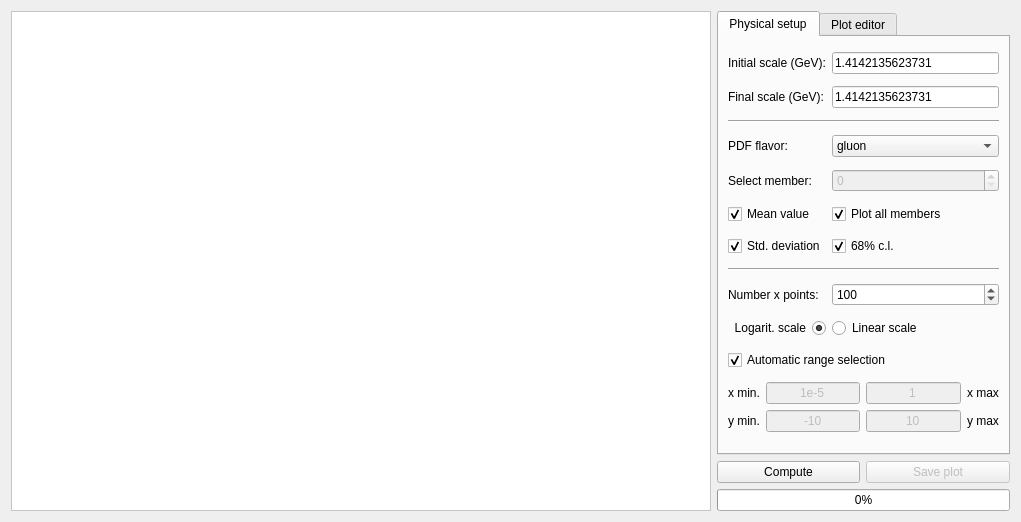
<?xml version="1.0" encoding="UTF-8"?>
<ui version="4.0">
 <class>PlotMembers</class>
 <widget class="QWidget" name="PlotMembers">
  <property name="geometry">
   <rect>
    <x>0</x>
    <y>0</y>
    <width>1021</width>
    <height>519</height>
   </rect>
  </property>
  <property name="windowTitle">
   <string>Plot PDF members</string>
  </property>
  <property name="windowIcon">
   <iconset resource="../resources/resource.qrc">
    <normaloff>:/icons/logo.png</normaloff>:/icons/logo.png</iconset>
  </property>
  <layout class="QGridLayout" name="gridLayout">
   <item row="0" column="0" rowspan="3">
    <widget class="QGraphicsView" name="graphicsView">
     <property name="minimumSize">
      <size>
       <width>700</width>
       <height>500</height>
      </size>
     </property>
     <property name="styleSheet">
      <string notr="true">background-image: url(:/images/splash.png);
background-repeat: no;
background-position: center;
background-color: rgb(255, 255, 255);</string>
     </property>
    </widget>
   </item>
   <item row="0" column="1" colspan="2">
    <widget class="QTabWidget" name="tabWidget">
     <property name="currentIndex">
      <number>0</number>
     </property>
     <widget class="QWidget" name="tab">
      <attribute name="title">
       <string>Physical setup</string>
      </attribute>
      <layout class="QGridLayout" name="gridLayout_3">
       <item row="7" column="0" colspan="2">
        <widget class="Line" name="line_2">
         <property name="orientation">
          <enum>Qt::Horizontal</enum>
         </property>
        </widget>
       </item>
       <item row="4" column="1">
        <widget class="QSpinBox" name="setmember">
         <property name="enabled">
          <bool>false</bool>
         </property>
         <property name="maximum">
          <number>1000</number>
         </property>
        </widget>
       </item>
       <item row="10" column="0" colspan="2">
        <widget class="QCheckBox" name="automaticrange">
         <property name="layoutDirection">
          <enum>Qt::LeftToRight</enum>
         </property>
         <property name="text">
          <string>Automatic range selection</string>
         </property>
         <property name="checked">
          <bool>true</bool>
         </property>
        </widget>
       </item>
       <item row="6" column="0">
        <widget class="QCheckBox" name="stddev">
         <property name="text">
          <string>Std. deviation</string>
         </property>
         <property name="checked">
          <bool>true</bool>
         </property>
        </widget>
       </item>
       <item row="6" column="1">
        <widget class="QCheckBox" name="cl">
         <property name="text">
          <string>68% c.l.</string>
         </property>
         <property name="checked">
          <bool>true</bool>
         </property>
        </widget>
       </item>
       <item row="9" column="1">
        <widget class="QRadioButton" name="lin">
         <property name="layoutDirection">
          <enum>Qt::LeftToRight</enum>
         </property>
         <property name="text">
          <string>Linear scale</string>
         </property>
        </widget>
       </item>
       <item row="11" column="0" colspan="2">
        <layout class="QGridLayout" name="gridLayout_2">
         <item row="0" column="0">
          <widget class="QLabel" name="label_5">
           <property name="text">
            <string>x min.</string>
           </property>
          </widget>
         </item>
         <item row="0" column="1">
          <widget class="QLineEdit" name="xmin">
           <property name="enabled">
            <bool>false</bool>
           </property>
           <property name="text">
            <string>1e-5</string>
           </property>
           <property name="alignment">
            <set>Qt::AlignCenter</set>
           </property>
          </widget>
         </item>
         <item row="0" column="2">
          <widget class="QLineEdit" name="xmax">
           <property name="enabled">
            <bool>false</bool>
           </property>
           <property name="text">
            <string>1</string>
           </property>
           <property name="alignment">
            <set>Qt::AlignCenter</set>
           </property>
          </widget>
         </item>
         <item row="0" column="3">
          <widget class="QLabel" name="label_6">
           <property name="text">
            <string>x max</string>
           </property>
          </widget>
         </item>
         <item row="1" column="0">
          <widget class="QLabel" name="label_8">
           <property name="text">
            <string>y min.</string>
           </property>
          </widget>
         </item>
         <item row="1" column="1">
          <widget class="QLineEdit" name="ymin">
           <property name="enabled">
            <bool>false</bool>
           </property>
           <property name="text">
            <string>-10</string>
           </property>
           <property name="alignment">
            <set>Qt::AlignCenter</set>
           </property>
          </widget>
         </item>
         <item row="1" column="2">
          <widget class="QLineEdit" name="ymax">
           <property name="enabled">
            <bool>false</bool>
           </property>
           <property name="text">
            <string>10</string>
           </property>
           <property name="alignment">
            <set>Qt::AlignCenter</set>
           </property>
          </widget>
         </item>
         <item row="1" column="3">
          <widget class="QLabel" name="label_7">
           <property name="text">
            <string>y max</string>
           </property>
          </widget>
         </item>
        </layout>
       </item>
       <item row="5" column="1">
        <widget class="QCheckBox" name="checkBox">
         <property name="text">
          <string>Plot all members</string>
         </property>
         <property name="checked">
          <bool>true</bool>
         </property>
        </widget>
       </item>
       <item row="1" column="1">
        <widget class="QLineEdit" name="Qf">
         <property name="text">
          <string>1.4142135623731</string>
         </property>
        </widget>
       </item>
       <item row="8" column="1">
        <widget class="QSpinBox" name="xpoints">
         <property name="minimum">
          <number>10</number>
         </property>
         <property name="maximum">
          <number>1000000000</number>
         </property>
         <property name="value">
          <number>100</number>
         </property>
        </widget>
       </item>
       <item row="0" column="1">
        <widget class="QLineEdit" name="Qi">
         <property name="text">
          <string>1.4142135623731</string>
         </property>
        </widget>
       </item>
       <item row="3" column="0">
        <widget class="QLabel" name="label_3">
         <property name="text">
          <string>PDF flavor:</string>
         </property>
        </widget>
       </item>
       <item row="0" column="0">
        <widget class="QLabel" name="label">
         <property name="text">
          <string>Initial scale (GeV):</string>
         </property>
        </widget>
       </item>
       <item row="1" column="0">
        <widget class="QLabel" name="label_2">
         <property name="text">
          <string>Final scale (GeV):</string>
         </property>
        </widget>
       </item>
       <item row="2" column="0" colspan="2">
        <widget class="Line" name="line">
         <property name="orientation">
          <enum>Qt::Horizontal</enum>
         </property>
        </widget>
       </item>
       <item row="4" column="0">
        <widget class="QLabel" name="label_4">
         <property name="text">
          <string>Select member:</string>
         </property>
        </widget>
       </item>
       <item row="9" column="0">
        <widget class="QRadioButton" name="log">
         <property name="layoutDirection">
          <enum>Qt::RightToLeft</enum>
         </property>
         <property name="text">
          <string>Logarit. scale</string>
         </property>
         <property name="checked">
          <bool>true</bool>
         </property>
        </widget>
       </item>
       <item row="3" column="1">
        <widget class="QComboBox" name="PDFflavor">
         <property name="currentIndex">
          <number>6</number>
         </property>
         <item>
          <property name="text">
           <string>tbar</string>
          </property>
         </item>
         <item>
          <property name="text">
           <string>bbar</string>
          </property>
         </item>
         <item>
          <property name="text">
           <string>cbar</string>
          </property>
         </item>
         <item>
          <property name="text">
           <string>sbar</string>
          </property>
         </item>
         <item>
          <property name="text">
           <string>ubar</string>
          </property>
         </item>
         <item>
          <property name="text">
           <string>dbar</string>
          </property>
         </item>
         <item>
          <property name="text">
           <string>gluon</string>
          </property>
         </item>
         <item>
          <property name="text">
           <string>d</string>
          </property>
         </item>
         <item>
          <property name="text">
           <string>u</string>
          </property>
         </item>
         <item>
          <property name="text">
           <string>s</string>
          </property>
         </item>
         <item>
          <property name="text">
           <string>c</string>
          </property>
         </item>
         <item>
          <property name="text">
           <string>b</string>
          </property>
         </item>
         <item>
          <property name="text">
           <string>t</string>
          </property>
         </item>
         <item>
          <property name="text">
           <string>photon</string>
          </property>
         </item>
        </widget>
       </item>
       <item row="8" column="0">
        <widget class="QLabel" name="label_9">
         <property name="text">
          <string>Number x points:</string>
         </property>
        </widget>
       </item>
       <item row="5" column="0">
        <widget class="QCheckBox" name="mean">
         <property name="text">
          <string>Mean value</string>
         </property>
         <property name="checked">
          <bool>true</bool>
         </property>
        </widget>
       </item>
      </layout>
     </widget>
     <widget class="QWidget" name="tab_2">
      <attribute name="title">
       <string>Plot editor</string>
      </attribute>
      <layout class="QGridLayout" name="gridLayout_4">
       <item row="0" column="0">
        <widget class="QLabel" name="label_10">
         <property name="text">
          <string>Plot Title:</string>
         </property>
        </widget>
       </item>
       <item row="2" column="0">
        <widget class="QLabel" name="label_11">
         <property name="text">
          <string>X axis label:</string>
         </property>
        </widget>
       </item>
       <item row="4" column="0">
        <widget class="QLabel" name="label_12">
         <property name="text">
          <string>Y axis label:</string>
         </property>
        </widget>
       </item>
       <item row="6" column="0" colspan="3">
        <widget class="Line" name="line_3">
         <property name="orientation">
          <enum>Qt::Horizontal</enum>
         </property>
        </widget>
       </item>
       <item row="7" column="0">
        <widget class="QLabel" name="label_13">
         <property name="text">
          <string>Replica color:</string>
         </property>
        </widget>
       </item>
       <item row="7" column="1" colspan="2">
        <widget class="QComboBox" name="colorreplica">
         <item>
          <property name="text">
           <string>Green</string>
          </property>
         </item>
         <item>
          <property name="text">
           <string>Blue</string>
          </property>
         </item>
         <item>
          <property name="text">
           <string>Red</string>
          </property>
         </item>
         <item>
          <property name="text">
           <string>Orange</string>
          </property>
         </item>
         <item>
          <property name="text">
           <string>Violet</string>
          </property>
         </item>
         <item>
          <property name="text">
           <string>Magenta</string>
          </property>
         </item>
         <item>
          <property name="text">
           <string>Black</string>
          </property>
         </item>
         <item>
          <property name="text">
           <string>Yellow</string>
          </property>
         </item>
         <item>
          <property name="text">
           <string>Cyan</string>
          </property>
         </item>
         <item>
          <property name="text">
           <string>Gray</string>
          </property>
         </item>
        </widget>
       </item>
       <item row="8" column="0">
        <widget class="QLabel" name="label_14">
         <property name="text">
          <string>Central value color:</string>
         </property>
        </widget>
       </item>
       <item row="8" column="1" colspan="2">
        <widget class="QComboBox" name="coloravg">
         <property name="currentIndex">
          <number>2</number>
         </property>
         <item>
          <property name="text">
           <string>Green</string>
          </property>
         </item>
         <item>
          <property name="text">
           <string>Blue</string>
          </property>
         </item>
         <item>
          <property name="text">
           <string>Red</string>
          </property>
         </item>
         <item>
          <property name="text">
           <string>Orange</string>
          </property>
         </item>
         <item>
          <property name="text">
           <string>Violet</string>
          </property>
         </item>
         <item>
          <property name="text">
           <string>Magenta</string>
          </property>
         </item>
         <item>
          <property name="text">
           <string>Black</string>
          </property>
         </item>
         <item>
          <property name="text">
           <string>Yellow</string>
          </property>
         </item>
         <item>
          <property name="text">
           <string>Cyan</string>
          </property>
         </item>
         <item>
          <property name="text">
           <string>Gray</string>
          </property>
         </item>
        </widget>
       </item>
       <item row="9" column="0">
        <widget class="QLabel" name="label_15">
         <property name="text">
          <string>Std. Dev. color:</string>
         </property>
        </widget>
       </item>
       <item row="9" column="1" colspan="2">
        <widget class="QComboBox" name="colorstddev">
         <property name="currentIndex">
          <number>1</number>
         </property>
         <item>
          <property name="text">
           <string>Green</string>
          </property>
         </item>
         <item>
          <property name="text">
           <string>Blue</string>
          </property>
         </item>
         <item>
          <property name="text">
           <string>Red</string>
          </property>
         </item>
         <item>
          <property name="text">
           <string>Orange</string>
          </property>
         </item>
         <item>
          <property name="text">
           <string>Violet</string>
          </property>
         </item>
         <item>
          <property name="text">
           <string>Magenta</string>
          </property>
         </item>
         <item>
          <property name="text">
           <string>Black</string>
          </property>
         </item>
         <item>
          <property name="text">
           <string>Yellow</string>
          </property>
         </item>
         <item>
          <property name="text">
           <string>Cyan</string>
          </property>
         </item>
         <item>
          <property name="text">
           <string>Gray</string>
          </property>
         </item>
        </widget>
       </item>
       <item row="10" column="0">
        <widget class="QLabel" name="label_16">
         <property name="text">
          <string>68% c.l. color:</string>
         </property>
        </widget>
       </item>
       <item row="10" column="1" colspan="2">
        <widget class="QComboBox" name="color68cl">
         <property name="currentIndex">
          <number>6</number>
         </property>
         <item>
          <property name="text">
           <string>Green</string>
          </property>
         </item>
         <item>
          <property name="text">
           <string>Blue</string>
          </property>
         </item>
         <item>
          <property name="text">
           <string>Red</string>
          </property>
         </item>
         <item>
          <property name="text">
           <string>Orange</string>
          </property>
         </item>
         <item>
          <property name="text">
           <string>Violet</string>
          </property>
         </item>
         <item>
          <property name="text">
           <string>Magenta</string>
          </property>
         </item>
         <item>
          <property name="text">
           <string>Black</string>
          </property>
         </item>
         <item>
          <property name="text">
           <string>Yellow</string>
          </property>
         </item>
         <item>
          <property name="text">
           <string>Cyan</string>
          </property>
         </item>
         <item>
          <property name="text">
           <string>Gray</string>
          </property>
         </item>
        </widget>
       </item>
       <item row="11" column="2">
        <spacer name="verticalSpacer">
         <property name="orientation">
          <enum>Qt::Vertical</enum>
         </property>
         <property name="sizeHint" stdset="0">
          <size>
           <width>20</width>
           <height>59</height>
          </size>
         </property>
        </spacer>
       </item>
       <item row="1" column="0" colspan="3">
        <widget class="QLineEdit" name="title"/>
       </item>
       <item row="3" column="0" colspan="3">
        <widget class="QLineEdit" name="xtitle"/>
       </item>
       <item row="5" column="0" colspan="3">
        <widget class="QLineEdit" name="ytitle"/>
       </item>
      </layout>
     </widget>
    </widget>
   </item>
   <item row="1" column="1">
    <widget class="QPushButton" name="playButton">
     <property name="styleSheet">
      <string notr="true"/>
     </property>
     <property name="text">
      <string>Compute</string>
     </property>
     <property name="icon">
      <iconset resource="../resources/resource.qrc">
       <normaloff>:/images/StepForwardNormalBlue.png</normaloff>:/images/StepForwardNormalBlue.png</iconset>
     </property>
     <property name="iconSize">
      <size>
       <width>32</width>
       <height>32</height>
      </size>
     </property>
    </widget>
   </item>
   <item row="1" column="2">
    <widget class="QPushButton" name="saveButton">
     <property name="enabled">
      <bool>false</bool>
     </property>
     <property name="styleSheet">
      <string notr="true"/>
     </property>
     <property name="text">
      <string>Save plot</string>
     </property>
     <property name="icon">
      <iconset resource="../resources/resource.qrc">
       <normaloff>:/images/save-32x32.png</normaloff>:/images/save-32x32.png</iconset>
     </property>
     <property name="iconSize">
      <size>
       <width>32</width>
       <height>32</height>
      </size>
     </property>
    </widget>
   </item>
   <item row="2" column="1" colspan="2">
    <widget class="QProgressBar" name="progressBar">
     <property name="value">
      <number>0</number>
     </property>
     <property name="textVisible">
      <bool>true</bool>
     </property>
     <property name="orientation">
      <enum>Qt::Horizontal</enum>
     </property>
     <property name="invertedAppearance">
      <bool>false</bool>
     </property>
    </widget>
   </item>
  </layout>
 </widget>
 <resources>
  <include location="../resources/resource.qrc"/>
 </resources>
 <connections/>
</ui>
